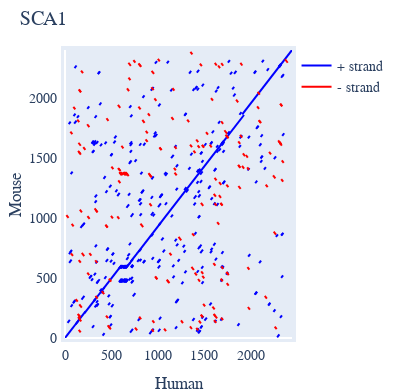

The cell this chart's notebook holds for it:
### Markdown cell above
## Setting plot attributes

I'll modify the title and figure width.

### Code cell
draw = seqs.dotplot(name1="Human", name2="Mouse", rc=True, title="SCA1", width=400)
draw.show()

### Figure 1 — Plotly figure (JSON) as saved in the notebook; plotly's stock layout.template omitted (floating-point values rounded to 4 significant figures; data arrays with more than 128 entries replaced by an {"elided": "..."} marker saying what was removed)
{"data": [{"line": {"color": "blue"}, "mode": "lines", "name": "+ strand", "type": "scatter", "x": {"elided": "1061 int values"}, "xaxis": "x", "y": {"elided": "1061 int values"}, "yaxis": "y"}, {"line": {"color": "red"}, "mode": "lines", "name": "- strand", "type": "scatter", "x": {"elided": "566 int values"}, "xaxis": "x", "y": {"elided": "566 int values"}, "yaxis": "y"}], "layout": {"autosize": false, "font": {"family": "Balto", "size": 14}, "height": 392.1, "hovermode": "closest", "margin": {"b": 50, "l": 50, "pad": 4, "r": 50, "t": 50}, "showlegend": true, "title": {"text": "SCA1"}, "width": 400, "xaxis": {"mirror": true, "range": [0, 2445], "showgrid": false, "showline": true, "title": {"text": "Human"}, "type": "linear", "visible": true}, "yaxis": {"mirror": true, "range": [0, 2397], "showgrid": false, "showline": true, "title": {"text": "Mouse"}, "type": "linear", "visible": true}}}
